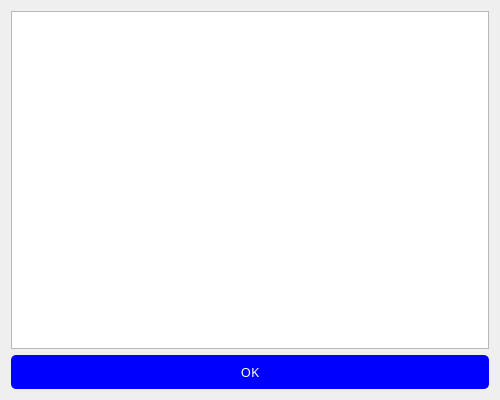
<?xml version="1.0" encoding="UTF-8"?>
<ui version="4.0">
 <class>Dialog</class>
 <widget class="QDialog" name="Dialog">
  <property name="geometry">
   <rect>
    <x>0</x>
    <y>0</y>
    <width>500</width>
    <height>400</height>
   </rect>
  </property>
  <property name="windowTitle">
   <string>Dialog</string>
  </property>
  <layout class="QGridLayout" name="gridLayout">
   <item row="0" column="0">
    <widget class="QTableView" name="tableView"/>
   </item>
   <item row="1" column="0">
    <widget class="QPushButton" name="ok">
     <property name="sizePolicy">
      <sizepolicy hsizetype="Minimum" vsizetype="Fixed">
       <horstretch>0</horstretch>
       <verstretch>0</verstretch>
      </sizepolicy>
     </property>
     <property name="font">
      <font>
       <family>Tw Cen MT</family>
       <pointsize>10</pointsize>
      </font>
     </property>
     <property name="styleSheet">
      <string notr="true">background-color: blue;
color: white;
border-radius: 5px;
padding: 8px 16px 8px 16px;</string>
     </property>
     <property name="text">
      <string>OK</string>
     </property>
    </widget>
   </item>
  </layout>
 </widget>
 <resources/>
 <connections/>
</ui>
